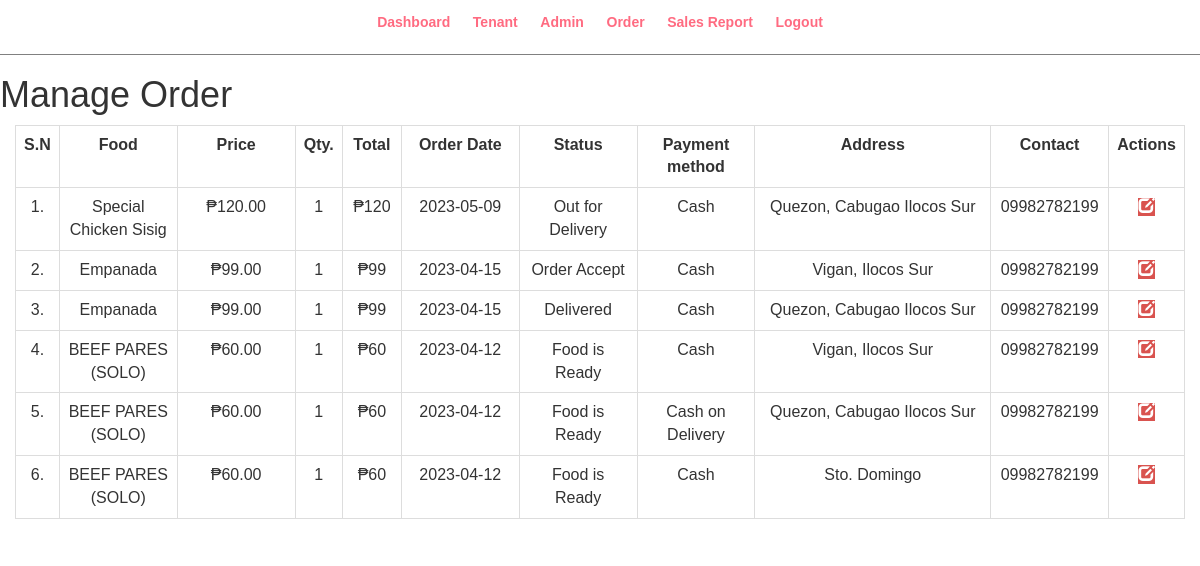
The app's page /admin/manage-order.php (signed in) with its own data.
### tables this page shows
CREATE TABLE `order_list` (
  `id` int(11) NOT NULL,
  `code` varchar(50) NOT NULL,
  `food` varchar(50) NOT NULL,
  `user_id` int(11) NOT NULL,
  `vendor_id` int(11) NOT NULL,
  `price` decimal(10,2) NOT NULL,
  `qty` int(11) NOT NULL,
  `total` decimal(10,0) NOT NULL,
  `order_date` date NOT NULL DEFAULT current_timestamp(),
  `delivery_address` text NOT NULL,
  `status` varchar(50) NOT NULL,
  `payment` varchar(50) NOT NULL,
  `contact` varchar(20) NOT NULL
);

### admin/manage-order.php (the view, shortened to what this page needs)
<?php include('partials/menu.php'); ?>
		<link rel="stylesheet" href="https://maxcdn.bootstrapcdn.com/bootstrap/3.3.6/css/bootstrap.min.css" />
<div class="card card-outline card-primary">
	<div class="card-header">
        <h1>Manage Order</h1>
            <div class="card-body">
        <div class="container-fluid">
			<table class="table table-bordered table-stripped">
				<colgroup>
                    <col width="2%">
                    <col width="10%">
					<col width="10%">
					<col width="4%">
                    <col width="5%">
                    <col width="10%">
                    <col width="10%">
                    <col width="10%">
                    <col width="20%">
                    <col width="10%">
                    <col width="2%">
				</colgroup>
                <tr class="bg-gradient-secondary">
                    <th>S.N</th>
                    <th>Food</th>
                    <th>Price</th>
                    <th>Qty.</th>
                    <th>Total</th>
                    <th>Order Date</th>
                    <th>Status</th>
                    <th>Payment method</th>
                    <th>Address</th>
                    <th>Contact</th>
                    <th>Actions</th>
                </tr>
                <?php
                    $sql = "SELECT * FROM order_list ORDER By id DESC";
                    $res = mysqli_query($conn, $sql);
                    $count = mysqli_num_rows($res);
                    $sn = 1;
                    if($count>0)
                    {
                        while($row=mysqli_fetch_assoc($res))
                        {
                            $id = $row['id'];
                            $food = $row['food'];
                            $price = $row['price'];
                            $qty = $row['qty'];
                            $total = $row['total'];
                            $order_date = $row['order_date'];
                            $status = $row['status'];
                            $delivery_address = $row['delivery_address'];
                            $payment = $row['payment'];
                            $contact = $row['contact'];
                            ?>
                                <tr>
                                    <td><?php echo $sn++; ?>. </td>
                                    <td><?php echo $food; ?></td>
                                    <td>₱<?php echo $price; ?></td>
                                    <td><?php echo $qty; ?></td>
                                    <td>₱<?php echo $total; ?></td>
                                    <td><?php echo $order_date; ?></td>
                                    <td><?php echo $status; ?></td>
                                    <td><?php echo $payment; ?></td>
                                    <td><?php echo $delivery_address; ?></td>
                                    <td><?php echo $contact; ?></td>
                                    <td>
                                        <a href="<?php echo SITEURL; ?>admin/update-order.php?id=<?php echo $id; ?>" class="btn-danger"><span class="glyphicon glyphicon-edit"></span></a><br>
                                    </td>
                                </tr>
                            <?php
                        }
                    }
                    else
                    {
                        echo "<tr><td colspan='12' class='error'>Order not Available.</td></tr>";
                    }
                ?>
            </table>
    </div>
</div>

### admin/partials/menu.php (shortened to what this page needs)
<html>
    <head>
        <link rel="stylesheet" href="../css/admin.css">
    </head>
    <body>
        <div class = "menu text-center">
            <div class ="wrapper">
            <ul>
                <li><a href="index.php">Dashboard</a></li>
                <li><a href="manage-tenant.php">Tenant</a></li>
                <li><a href="manage-admin.php">Admin</a></li>
                <li><a href="manage-order.php">Order</a></li>
                <li><a href="sales-report.php">Sales Report</a></li>
                <li><a href="logout.php">Logout</a></li>
            </ul>
            </div>
        </div>

### css/admin.css (style rules this page uses)
* { margin: 0; padding: 0; font-family: Arial, Helvetica, sans-serif; }
.wrapper { padding: 1%; width: 80%; margin: 0 auto; }
.text-center { text-align: center; }
table tr th { border-bottom: 1px solid black; text-align: center; padding: 1%; }
table tr td { padding: 1%; text-align: center; }
.btn-danger { background-color: #ff4757; padding: 1%; color: white; text-decoration: none; font-weight: bold; }
.menu { border-bottom: 1px solid grey; }
.menu { text-align: center; }
.menu ul { list-style-type: none; }
.menu ul li { display: inline; padding: 1%; }
.menu ul li a { text-decoration: none; font-weight: bolder; color: #ff6b81; }

### records on screen
order_list: food "Special Chicken Sisig", price "120.00", qty "1", total "120", order_date "2023-05-09", status "Out for Delivery", payment "Cash", delivery_address "Quezon, Cabugao Ilocos Sur", contact "09982782199"
order_list: food "Empanada", price "99.00", qty "1", total "99", order_date "2023-04-15", status "Order Accept", payment "Cash", delivery_address "Vigan, Ilocos Sur", contact "09982782199"
order_list: food "Empanada", price "99.00", qty "1", total "99", order_date "2023-04-15", status "Delivered", payment "Cash", delivery_address "Quezon, Cabugao Ilocos Sur", contact "09982782199"
order_list: food "BEEF PARES (SOLO)", price "60.00", qty "1", total "60", order_date "2023-04-12", status "Food is Ready", payment "Cash", delivery_address "Vigan, Ilocos Sur", contact "09982782199"
order_list: food "BEEF PARES (SOLO)", price "60.00", qty "1", total "60", order_date "2023-04-12", status "Food is Ready", payment "Cash on Delivery", delivery_address "Quezon, Cabugao Ilocos Sur", contact "09982782199"
order_list: food "BEEF PARES (SOLO)", price "60.00", qty "1", total "60", order_date "2023-04-12", status "Food is Ready", payment "Cash", delivery_address "Sto. Domingo", contact "09982782199"
